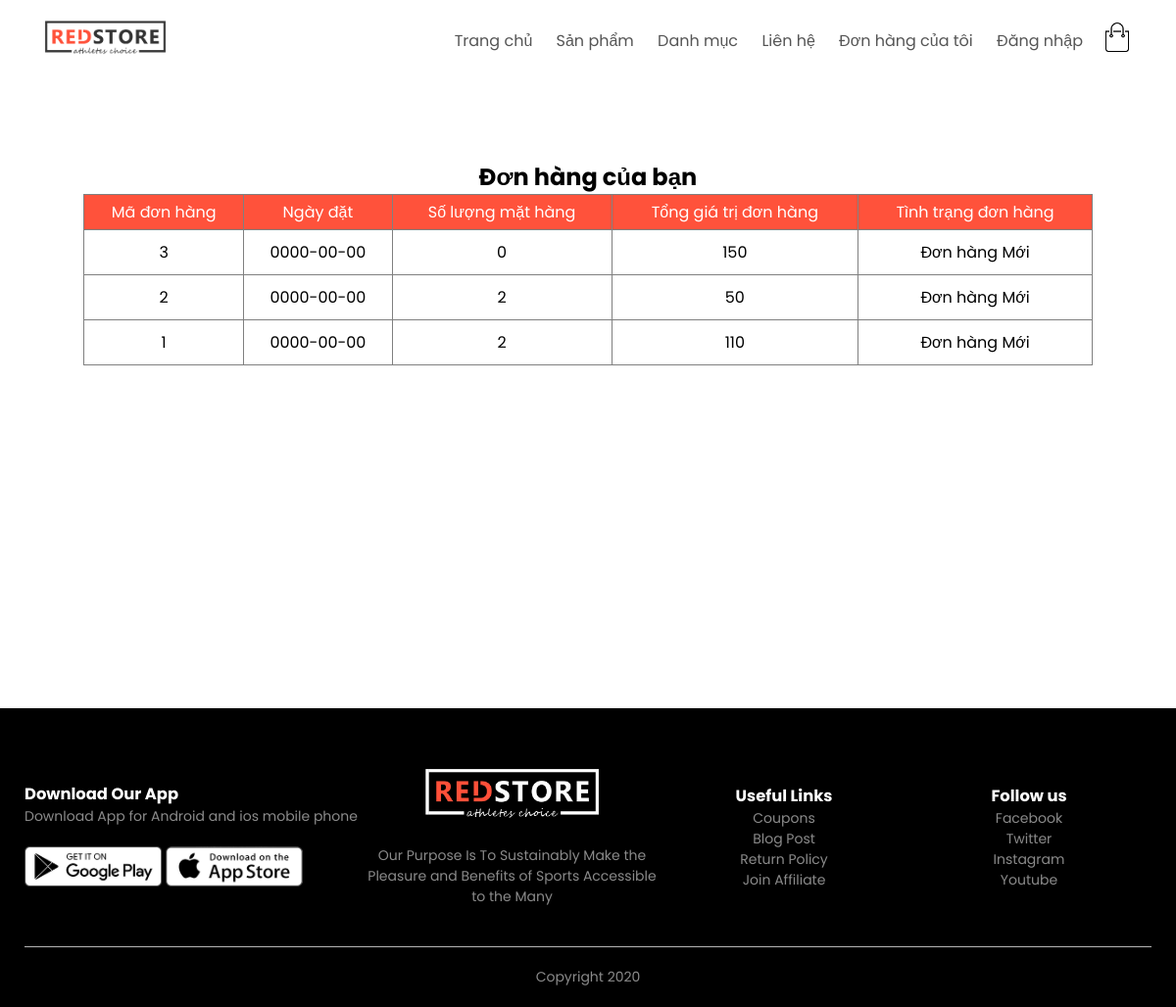
The app's page /index.php?act=mybill with its own data.
### tables this page shows
CREATE TABLE `bill` (
  `id` int(11) NOT NULL,
  `bill_name` varchar(255) NOT NULL,
  `bill_address` varchar(255) NOT NULL,
  `bill_email` varchar(255) NOT NULL,
  `bill_tel` varchar(255) NOT NULL,
  `bill_pttt` tinyint(1) NOT NULL DEFAULT 1 COMMENT '1:Thanh toán trực tiếp\r\n2:Chuyển khoản\r\n3:Thanh toán online',
  `ngaydathang` date NOT NULL,
  `total` int(11) NOT NULL,
  `bill_status` tinyint(1) NOT NULL DEFAULT 0 COMMENT '0:Đơn hàng mới\r\n1:Đang xử lý\r\n2:Đang giao hàng\r\n3:Đã giao hàng',
  `receive_name` varchar(255) DEFAULT NULL,
  `receive_address` varchar(255) DEFAULT NULL,
  `receive_email` varchar(50) DEFAULT NULL
);

### model/pdo.php (called while the page is built, shortened)
<?php
function pdo_get_connection(){
    $dburl = "mysql:host=localhost;dbname=pro1014_duan1;charset=utf8";
    $username = 'root';
    $password = '';
    $conn = new PDO($dburl, $username, $password);
    $conn->setAttribute(PDO::ATTR_ERRMODE, PDO::ERRMODE_EXCEPTION);
    return $conn;
}
function pdo_query($sql){
    $sql_args = array_slice(func_get_args(), 1);
    try{
        $conn = pdo_get_connection();
        $stmt = $conn->prepare($sql);
        $stmt->execute($sql_args);
        $rows = $stmt->fetchAll();
        return $rows;
    }
    catch(PDOException $e){
        throw $e;
    }
    finally{
        unset($conn);
    }
}

### model/cart.php (called while the page is built, shortened)
<?php
        function loadall_cart_count($idbill){
            $sql="select * from cart where idbill=".$idbill;
            $bill=pdo_query($sql);
            return sizeof($bill);
            }
        function loadall_bill($kyw="",$iduser=0){
            $sql="select * from bill where 1";
            $sql.=" order by id desc";
            $listbill=pdo_query($sql);
            return $listbill;
            }
        function get_ttdh($n){
            switch($n){
                case '0':
                    $tt="Đơn hàng Mới";
                    break;
            }
            return $tt;
        }
?>

### view/cart/mybill.php (the view)
<div class="small-container cart-page">
    <form action="index.php?act=mybill" method="post">
      <div class="row boxcontent cart">
          <h2>Đơn hàng của bạn</h2>
          <table border="1">
          <tr>
                  <th>Mã đơn hàng</th>
                  <th>Ngày đặt</th>
                  <th>Số lượng mặt hàng</th>
                  <th>Tổng giá trị đơn hàng</th>
                  <th>Tình trạng đơn hàng</th>
              </tr>
              <?php
                    if(is_array($listbill)){
                        foreach ($listbill as $bill){
                            extract($bill);
                            $ttdh=get_ttdh($bill['bill_status']);
                            $countsp=loadall_cart_count($bill['id']);
                            echo'
                                <tr>
                                    <td>'.$bill['id'].'</td>
                                    <td>'.$bill['ngaydathang'].'</td>
                                    <td>'.$countsp.'</td>
                                    <td>'.$bill['total'].'</td>
                                    <td style="text-align:center;">'.$ttdh.'</td>
                                </tr>';
                        }
                    }
                ?>
          </table>
      </div>
    </form>
    </div>
</div>

### view/css/style.css (style rules this page uses)
* { margin: 0; padding: 0; box-sizing: border-box; }
body { font-family: 'Poppins', sans-serif; }
.row { display: flex; align-items: center; flex-wrap: wrap; justify-content: space-around; }
.small-container { max-width: 1080px; margin: auto; padding-left: 25px; padding-right: 25px; }
.cart-page { margin: 80px auto; height: 480px; }
table { width: 100%; border-collapse: collapse; }
th { text-align: center; padding: 5px; color: #fff; background: #ff523b; font-weight: normal; }
td { padding: 10px 5px; text-align: center; }
td:last-child { text-align: right; }

### records on screen
bill: id "3", ngaydathang "0000-00-00", countsp "0", total "150", bill_status "Đơn hàng Mới"
bill: id "2", ngaydathang "0000-00-00", countsp "2", total "50", bill_status "Đơn hàng Mới"
bill: id "1", ngaydathang "0000-00-00", countsp "2", total "110", bill_status "Đơn hàng Mới"
